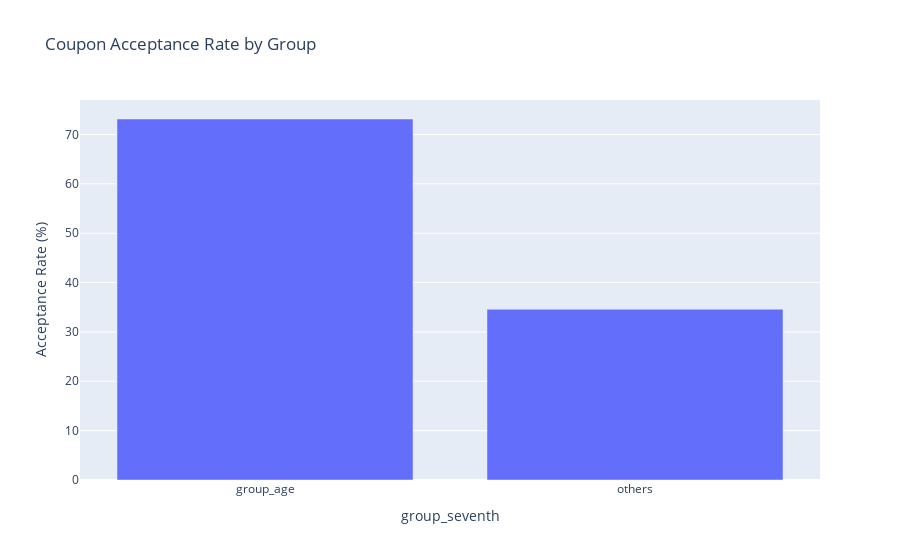

The cell this chart's notebook holds for it:
### Code cell
#Go to bars more than once a month and are under the age of 30 OR
#create filtered dataset
filtered_df_age= bar_coupons_df[(bar_coupons_df['Bar'].isin(Bars_high_visit)) & (bar_coupons_df['age'] < 30)]

#create new column
def binary_group(row):
    if(row ['Bar'] in Bars_high_visit) and\
    (row['age']<30): 
    
        return 'group_age'
    else:
        return 'others'

#apply to full dataframe

bar_coupons_df['group_seventh']= bar_coupons_df.apply(binary_group, axis=1)

# Count total and accepted

group_counts = bar_coupons_df.groupby('group_seventh')['Y'].agg(['count', 'sum']).reset_index()
group_counts['acceptance_rate'] = group_counts['sum'] / group_counts['count'] * 100

print(group_counts)

#plot the results

fig = px.bar(group_counts, 
             x='group_seventh', 
             y='acceptance_rate',
             title='Coupon Acceptance Rate by Group',
             labels={'acceptance_rate': 'Acceptance Rate (%)'})
fig.show()

### Figure 1 — Plotly figure (JSON) as saved in the notebook; plotly's stock layout.template omitted (floating-point values rounded to 4 significant figures)
{"data": [{"alignmentgroup": "True", "hovertemplate": "group_seventh=%{x}<br>Acceptance Rate (%)=%{y}<extra></extra>", "legendgroup": "", "marker": {"color": "#636efa", "pattern": {"shape": ""}}, "name": "", "offsetgroup": "", "orientation": "v", "showlegend": false, "textposition": "auto", "type": "bar", "x": ["group_age", "others"], "xaxis": "x", "y": [73.13, 34.6], "yaxis": "y"}], "layout": {"barmode": "relative", "legend": {"tracegroupgap": 0}, "title": {"text": "Coupon Acceptance Rate by Group"}, "xaxis": {"anchor": "y", "domain": [0, 1], "title": {"text": "group_seventh"}}, "yaxis": {"anchor": "x", "domain": [0, 1], "title": {"text": "Acceptance Rate (%)"}}}}
